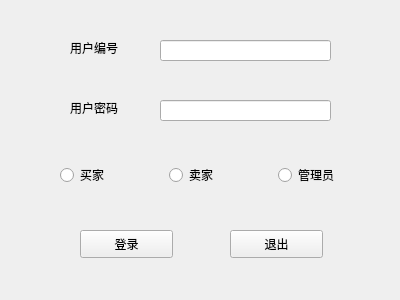
<?xml version="1.0" encoding="UTF-8"?>
<ui version="4.0">
 <class>Form</class>
 <widget class="QWidget" name="Form">
  <property name="geometry">
   <rect>
    <x>0</x>
    <y>0</y>
    <width>400</width>
    <height>300</height>
   </rect>
  </property>
  <property name="windowTitle">
   <string>Form</string>
  </property>
  <widget class="QLineEdit" name="usernoline">
   <property name="geometry">
    <rect>
     <x>160</x>
     <y>40</y>
     <width>171</width>
     <height>21</height>
    </rect>
   </property>
  </widget>
  <widget class="QLineEdit" name="pwdline">
   <property name="geometry">
    <rect>
     <x>160</x>
     <y>100</y>
     <width>171</width>
     <height>21</height>
    </rect>
   </property>
  </widget>
  <widget class="QLabel" name="nolabel">
   <property name="geometry">
    <rect>
     <x>70</x>
     <y>40</y>
     <width>72</width>
     <height>15</height>
    </rect>
   </property>
   <property name="text">
    <string>用户编号</string>
   </property>
  </widget>
  <widget class="QLabel" name="pwdlabel">
   <property name="geometry">
    <rect>
     <x>70</x>
     <y>100</y>
     <width>72</width>
     <height>15</height>
    </rect>
   </property>
   <property name="text">
    <string>用户密码</string>
   </property>
  </widget>
  <widget class="QWidget" name="horizontalLayoutWidget">
   <property name="geometry">
    <rect>
     <x>60</x>
     <y>160</y>
     <width>321</width>
     <height>31</height>
    </rect>
   </property>
   <layout class="QHBoxLayout" name="horizontalLayout">
    <item>
     <widget class="QRadioButton" name="buyerButton">
      <property name="text">
       <string>买家</string>
      </property>
     </widget>
    </item>
    <item>
     <widget class="QRadioButton" name="sellerButton">
      <property name="text">
       <string>卖家</string>
      </property>
     </widget>
    </item>
    <item>
     <widget class="QRadioButton" name="adminButton">
      <property name="text">
       <string>管理员</string>
      </property>
     </widget>
    </item>
   </layout>
  </widget>
  <widget class="QPushButton" name="loginpushButton">
   <property name="geometry">
    <rect>
     <x>80</x>
     <y>230</y>
     <width>93</width>
     <height>28</height>
    </rect>
   </property>
   <property name="text">
    <string>登录</string>
   </property>
  </widget>
  <widget class="QPushButton" name="exitpushButton">
   <property name="geometry">
    <rect>
     <x>230</x>
     <y>230</y>
     <width>93</width>
     <height>28</height>
    </rect>
   </property>
   <property name="text">
    <string>退出</string>
   </property>
  </widget>
 </widget>
 <resources/>
 <connections/>
</ui>
